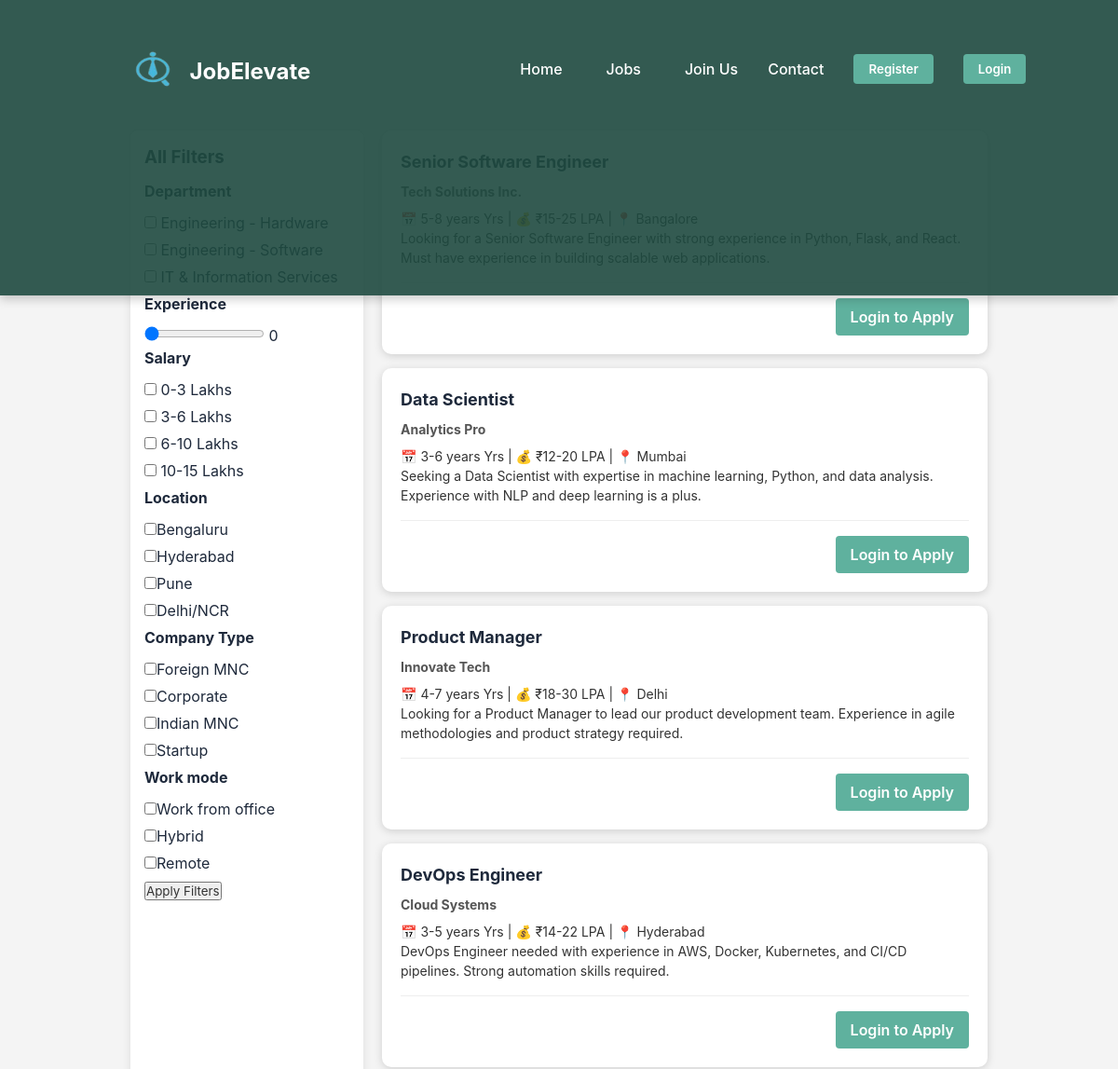
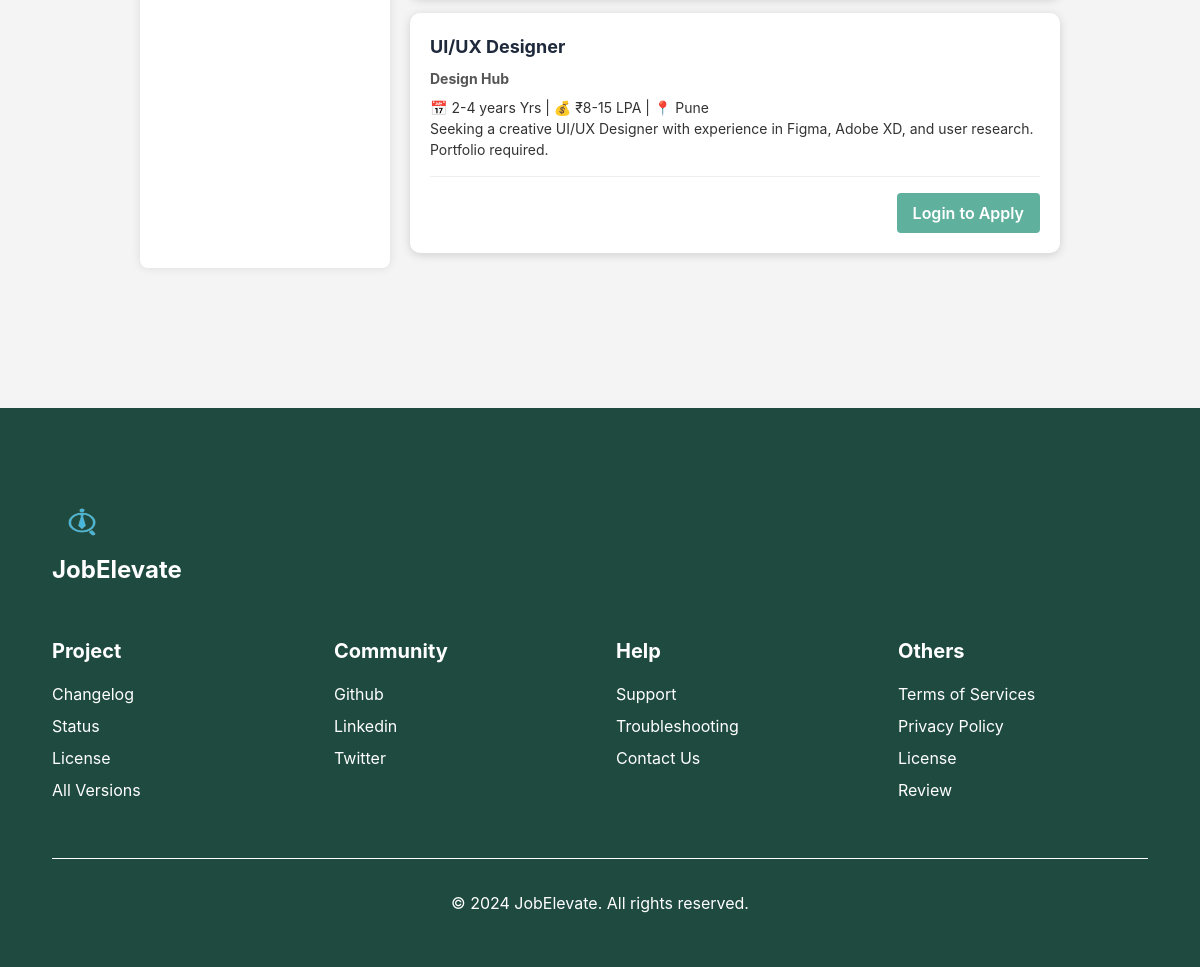
The page /itjobs on the database its author committed (2 pictures, top to bottom).
### app.py (models this page shows)
class Job(db.Model):
    id = db.Column(db.Integer, primary_key=True)
    title = db.Column(db.String(100), nullable=False)
    company = db.Column(db.String(100), nullable=False)
    experience = db.Column(db.String(20), nullable=False)
    salary = db.Column(db.String(50), nullable=True)
    location = db.Column(db.String(100), nullable=False)
    department = db.Column(db.String(100), nullable=False)
    company_type = db.Column(db.String(100), nullable=False)
    work_mode = db.Column(db.String(100), nullable=False)
    description = db.Column(db.Text, nullable=False)
    rating = db.Column(db.Float, nullable=True)
    reviews = db.Column(db.Integer, nullable=True)
    date_posted = db.Column(db.String(50), nullable=True)

### app.py (the view)
@app.route("/itjobs")
def itjobs():
    jobs = Job.query.all()
    return render_template("itjobs.html", jobs=jobs)

### templates/itjobs.html (shortened to what this page needs)
{% extends 'base.html' %}
{% block content %}
<!DOCTYPE html>
<html lang="en">
<head>
    <link rel="stylesheet" type="text/css" href="{{ url_for('static', filename='style.css') }}">
</head>
<body>
    <div class="container" style="margin: 10%;">
        <aside class="filters">
            <form  >
                <h3>All Filters</h3>
                <h4>Department</h4>
                <label><input type="checkbox" name="department" value="Engineering - Hardware"> Engineering - Hardware</label>
                <label><input type="checkbox" name="department" value="Engineering - Software"> Engineering - Software</label>
                <label><input type="checkbox" name="department" value="IT & Information Services"> IT & Information Services</label>
                <h4>Experience</h4>
                <input type="range" name="experience" min="0" max="20" value="0" oninput="this.nextElementSibling.value = this.value">
                <output>0</output>
                <h4>Salary</h4>
                <label><input type="checkbox" name="salary" value="0-3"> 0-3 Lakhs</label>
                <label><input type="checkbox" name="salary" value="3-6"> 3-6 Lakhs</label>
                <label><input type="checkbox" name="salary" value="6-10"> 6-10 Lakhs</label>
                <label><input type="checkbox" name="salary" value="10-15"> 10-15 Lakhs</label>
                <h4>Location</h4>
                <label><input type="checkbox" name="location" value="Bengaluru">Bengaluru</label>
                <label><input type="checkbox" name="location" value="Hyderabad">Hyderabad</label>
                <label><input type="checkbox" name="location" value="Pune">Pune</label>
                <label><input type="checkbox" name="location" value="Delhi/NCR">Delhi/NCR</label>
                <h4>Company Type</h4>
                <label><input type="checkbox" name="company_type" value="Foreign MNC">Foreign MNC</label>
                <label><input type="checkbox" name="company_type" value="Corporate">Corporate</label>
                <label><input type="checkbox" name="company_type" value="Indian MNC">Indian MNC</label>
                <label><input type="checkbox" name="company_type" value="Startup">Startup</label>
                <h4>Work mode</h4>
                <label><input type="checkbox" name="work_mode" value="Work from office">Work from office</label>
                <label><input type="checkbox" name="work_mode" value="Hybrid">Hybrid</label>
                <label><input type="checkbox" name="work_mode" value="Remote">Remote</label>
                <button type="submit"> <a href="{{ url_for('list' ) }}">Apply Filters</a></button>
            </form>
        </aside>
        <main class="job-listings">
            {% for job in jobs %}
            <div class="job-card">
                <div class="job-header">
                    <div class="job-title">
                        <h2>{{ job.title }}</h2>
                        <p class="company"><strong>{{ job.company }}</strong></p>
                    </div>
                </div>
                <div class="job-details">
                    <p>📅 {{ job.experience }} Yrs | 💰 {{ job.salary or 'Not disclosed' }} | 📍 {{ job.location }}</p>
                    <p>{{ job.description }}</p>
                </div>
                <div class="job-footer">
                    {% if current_user.is_authenticated %}
                        {% set user_application = None %}
                        {% set found = false %}
                        {% for app in job.applications %}
                            {% if not found and app.user_id == current_user.id %}
                                {% set user_application = app %}
                                {% set found = true %}
                            {% endif %}
                        {% endfor %}
                        {% if user_application %}
                            <p class="application-status">Application Status: <span class="status-{{ user_application.status.lower() }}">{{ user_application.status }}</span></p>
                        {% else %}
                            <a href="{{ url_for('apply_job', job_id=job.id) }}" class="btn">Apply Now</a>
                        {% endif %}
                    {% else %}
                        <a href="{{ url_for('login') }}" class="btn">Login to Apply</a>
                    {% endif %}
                </div>
            </div>
            {% else %}
            <p>No jobs found.</p>
            {% endfor %}
        </main>
    </div>
</body>
</html>
{% endblock %}

### static/styles.css (style rules this page uses)
body { font-family: Arial, sans-serif; margin: 0; padding: 0; box-sizing: border-box; }
.btn { padding: 0.75rem 1.5rem; border: none; border-radius: 8px; font-weight: 600; cursor: pointer; transition: all 0.3s ease; background: #5fb19e; color: #fff; }

### static/style.css (style rules this page uses)
:root { --primary: #5fb19e; --primary-dark: #1f4a40; --secondary: #1f4a40; --accent: #f59e0b; --background: #f8fafc; --text: #1e293b; --text-light: #64748b; --white: #ffffff; --shadow: 0 4px 6px -1px rgb(0 0 0 / 0.1), 0 2px 4px -2px rgb(0 0 0 / 0.1); --shadow-lg: 0 10px 15px -3px rgb(0 0 0 / 0.1), 0 4px 6px -4px rgb(0 0 0 / 0.1); }
* { margin: 0; padding: 0; box-sizing: border-box; font-family: 'Inter', -apple-system, BlinkMacSystemFont, 'Segoe UI', Roboto, sans-serif; }
body { background-color: var(--background); color: var(--text); line-height: 1.5; overflow-x: hidden; }
.btn { padding: 0.75rem 1.5rem; border: none; border-radius: 8px; font-weight: 600; cursor: pointer; transition: all 0.3s ease; background: #5fb19e; color: #fff ; text-decoration: none; outline: none; }
.container { max-width: 1200px; margin: 0 auto; padding: 0 2rem; }

### templates/itjobs.html (style rules this page uses)
a { text-decoration: none; color: #333; }
body { font-family: Arial, sans-serif; margin: 0; padding: 0; background-color: #f4f4f4; }
.container { display: flex; padding: 20px; }
.filters { width: 250px; background: white; padding: 15px; border-radius: 8px; box-shadow: 0 0 10px rgba(0, 0, 0, 0.1); }
.filters h3, .filters h4 { margin-bottom: 10px; }
.filters label { display: block; margin: 5px 0; }
.job-listings { flex: 1; margin-left: 20px; }
.job-card { background: white; padding: 20px; margin-bottom: 15px; border-radius: 10px; box-shadow: 0 2px 10px rgba(0, 0, 0, 0.15); transition: transform 0.2s ease-in-out; }
.job-header { display: flex; justify-content: space-between; align-items: center; }
.job-card h2 { font-size: 18px; margin-bottom: 8px; font-weight: bold; }
.company { font-size: 14px; color: #555; margin-bottom: 8px; }
.job-details { font-size: 14px; color: #333; margin-bottom: 10px; }
.job-footer { margin-top: 1rem; padding-top: 1rem; border-top: 1px solid #eee; display: flex; justify-content: flex-end; }
.btn { background: #5fb19e; color: white; padding: 0.5rem 1rem; border-radius: 4px; text-decoration: none; transition: background 0.3s ease; }

### rows shown on the page
Job: title "Data Scientist", company "Analytics Pro", experience "3-6 years", salary "₹12-20 LPA", location "Mumbai", description "Seeking a Data Scientist with expertise in machine learning, Python, and data analysis. Experience with NLP and deep learning is a plus."
Job: title "Product Manager", company "Innovate Tech", experience "4-7 years", salary "₹18-30 LPA", location "Delhi", description "Looking for a Product Manager to lead our product development team. Experience in agile methodologies and product strategy required."
Job: title "DevOps Engineer", company "Cloud Systems", experience "3-5 years", salary "₹14-22 LPA", location "Hyderabad", description "DevOps Engineer needed with experience in AWS, Docker, Kubernetes, and CI/CD pipelines. Strong automation skills required."
Job: title "UI/UX Designer", company "Design Hub", experience "2-4 years", salary "₹8-15 LPA", location "Pune", description "Seeking a creative UI/UX Designer with experience in Figma, Adobe XD, and user research. Portfolio required."
